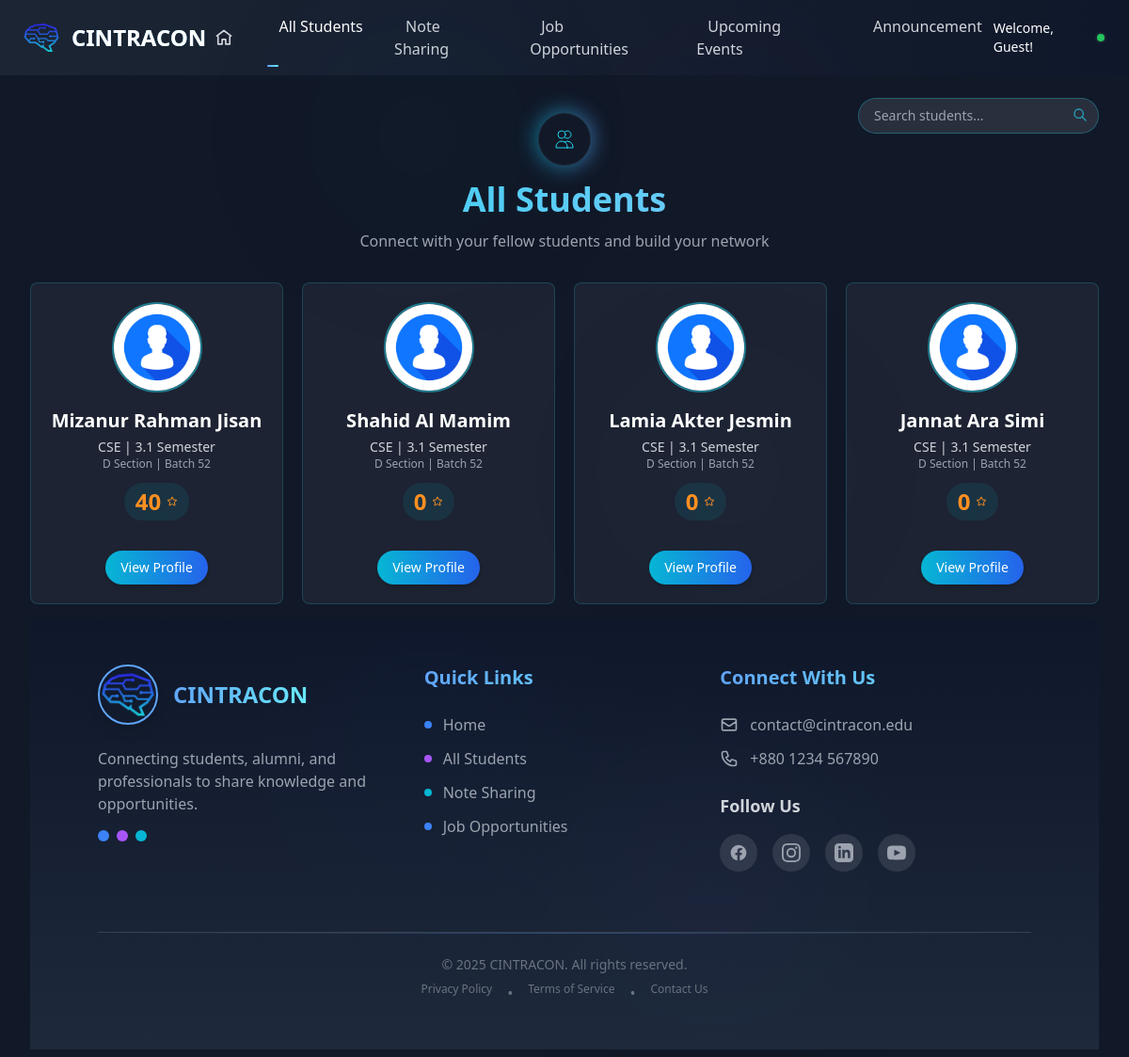
/allstudents/, run on an earlier commit of the app's database.
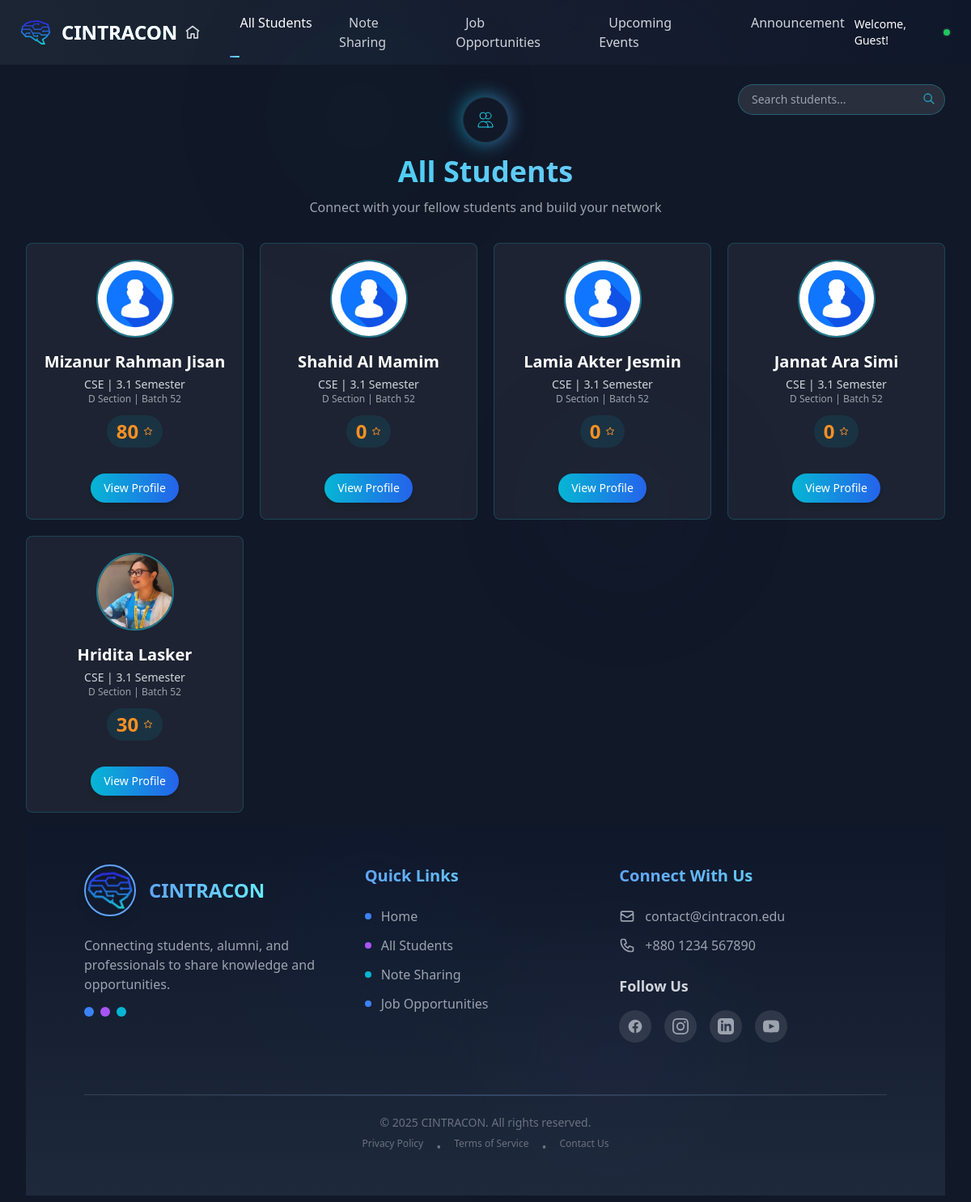
And on a later commit of the database.
### authentication/models.py (models this page shows, shortened)
class UserProfile(models.Model):
    DEPARTMENTS = (
        ('CSE','CSE'),
        ('EEE','EEE'),
        ('CIVIL','CIVIL'),
        ('PHARM','PHARM'),
        ('LLB','LLB'),
        ('ENGLISH','ENGLISH'),
        ('ARC','ARC'),
        ('BBA','BBA'),
    )
    SEMESTERS = (
        ('1.1','1.1'),
        ('1.2','1.2'),
        ('2.1','2.1'),
        ('2.2','2.2'),
        ('3.1','3.1'),
        ('3.2','3.2'),
        ('4.1','4.1'),
        ('4.2','4.2'),
        ('M.Sc','M.Sc'),
        ('MBA','MBA'),
        ('GRADUATE','GRADUATE'),
    )
    SECTIONS = (
        ('A','A'),
        ('B','B'),
        ('C','C'),
        ('D','D'),
        ('E','E'),
    )
    BLOOD_GROUPS = [
        ('A+', 'A+'),
        ('A-', 'A-'),
        ('B+', 'B+'),
        ('B-', 'B-'),
        ('AB+', 'AB+'),
        ('AB-', 'AB-'),
        ('O+', 'O+'),
        ('O-', 'O-'),
    ]
    user = models.OneToOneField(CustomUser, on_delete=models.CASCADE)
    department = models.CharField(max_length=100, choices=DEPARTMENTS)
    semester = models.CharField(max_length=10, choices=SEMESTERS)
    section = models.CharField(max_length=10, choices=SECTIONS)
    batch_no = models.CharField(max_length=20)
    phone_num = models.CharField(max_length=15)
    blood_grp = models.CharField(max_length=15, choices=BLOOD_GROUPS,null=True,blank=True)
    points = models.IntegerField(default=0)
    facebook_link = models.CharField(max_length=255)
    instagram_link = models.CharField(max_length=255)
    linkedin_link = models.CharField(max_length=255)
    profile_image = models.ImageField(upload_to='profiles/', default='images/default.jpg', null=True, blank=True)

class CustomUser(AbstractUser):
    username = None  # Remove the username field
    email = models.EmailField(unique=True)  # Make email unique
    full_name = models.CharField(max_length=255)
    USERNAME_FIELD = 'email'  # This tells Django to use email as the identifier
    REQUIRED_FIELDS = ['full_name']  # Email and full_name are required fields for creating a superuser
    objects = CustomUserManager() # For Custom User and admin Reg

### allstudents/views.py (the view, shortened to what this page needs)
# urls.py: path('', views.allStudents, name="allStudents"),
def allStudents(request):
    query = request.GET.get('q', '')
    students = UserProfile.objects.select_related('user').filter(
        user__is_superuser=False
    )
    if request.headers.get('HX-Request'):
        return render(request, 'AllStudents/student_grid.html', {
            'students': students,
            'query': query
        })
    return render(request, 'AllStudents/allStudentsPage.html', {
        'students': students,
        'query': query
    })

### templates/AllStudents/allStudentsPage.html (shortened to what this page needs)
{% extends "base.html" %}
{% load static %}
{% block content %}
<div class="bg-[#111827] text-white px-4 sm:px-6 lg:px-8 pt-6 pb-2 min-h-[calc(100vh-460px)] relative overflow-hidden">
  <div class="fixed inset-0 overflow-hidden opacity-20 z-0 pointer-events-none">
    <div class="absolute top-0 left-1/4 w-72 h-72 bg-cyan-900 rounded-full mix-blend-screen filter blur-3xl opacity-20 animate-float1"></div>
    <div class="absolute top-1/3 right-1/4 w-64 h-64 bg-blue-900 rounded-full mix-blend-screen filter blur-3xl opacity-20 animate-float2"></div>
    <div class="absolute bottom-0 left-1/2 w-80 h-80 bg-teal-900 rounded-full mix-blend-screen filter blur-3xl opacity-20 animate-float3"></div>
  </div>
  <div class="relative max-w-7xl mx-auto z-10">
    <div class="absolute top-0 right-0 z-20">
      <div class="relative">
          <input type="text"
                placeholder="Search students..."
                class="bg-white/10 backdrop-blur-sm border border-cyan-400/30 rounded-full py-2 px-4 pr-10 text-sm text-white focus:outline-none focus:ring-2 focus:ring-cyan-400/50 focus:border-cyan-400/50 transition-all duration-300 w-48 sm:w-64"
                hx-get="{% url 'search_students' %}"
                hx-trigger="keyup changed delay:500ms"
                hx-target=".students-grid"
                name="q">
          <div class="absolute right-3 top-2.5 text-cyan-400/70">
              <svg xmlns="http://www.w3.org/2000/svg" class="h-4 w-4" fill="none" viewBox="0 0 24 24" stroke="currentColor">
                  <path stroke-linecap="round" stroke-linejoin="round" stroke-width="2" d="M21 21l-6-6m2-5a7 7 0 11-14 0 7 7 0 0114 0z" />
              </svg>
          </div>
      </div>
    </div>
    <div class="text-center mb-8 pt-4">
      <div class="inline-flex items-center justify-center mb-4 relative">
        <div class="w-14 h-14 rounded-full bg-gray-900 flex items-center justify-center relative z-10 border border-gray-800">
          <svg xmlns="http://www.w3.org/2000/svg" class="h-6 w-6 text-cyan-400" fill="none" viewBox="0 0 24 24" stroke="currentColor">
            <path stroke-linecap="round" stroke-linejoin="round" d="M12 4.354a4 4 0 110 5.292M15 21H3v-1a6 6 0 0112 0v1zm0 0h6v-1a6 6 0 00-9-5.197M13 7a4 4 0 11-8 0 4 4 0 018 0z" />
          </svg>
        </div>
      </div>
      <h1 class="text-3xl sm:text-4xl font-bold mb-3 bg-clip-text text-transparent bg-gradient-to-r from-cyan-400 to-blue-300">
      </h1>
      <p class="text-gray-400 text-sm sm:text-base max-w-2xl mx-auto">
        Connect with your fellow students and build your network
      </p>
    </div>
  <div
  class="grid grid-cols-1 sm:grid-cols-2 md:grid-cols-3 lg:grid-cols-4 gap-5 pb-4 students-grid"
  >
    {% include 'AllStudents/student_grid.html' %}
  </div
  </div>
</div>
{% endblock %}

### templates/AllStudents/student_grid.html (shortened to what this page needs)
{% load static %}
    {% for student in students %}
    <div
      class="group relative bg-white/5 border border-cyan-400/20 rounded-lg p-5 transition-all duration-300 hover:-translate-y-1 hover:shadow-lg hover:shadow-cyan-500/20 hover:border-cyan-400/30"
    >
      <div class="relative z-10">
        <div
          class="relative mx-auto w-24 h-24 rounded-full border-2 border-cyan-400/50 group-hover:border-cyan-400 transition-all duration-300 overflow-hidden"
        >
          <img
            class="w-full h-full object-cover"
            src="{% if student.profile_image %}{{ student.profile_image.url }}{% else %}{% static 'images/default.jpg' %}{% endif %}"
            alt="{{ student.user.full_name }}"
          />
        </div>
        <div class="mt-4 text-center">
          <h2
            class="text-xl font-bold text-white group-hover:text-cyan-300 transition-colors duration-300"
          >
            {{ student.user.full_name }}
          </h2>
          <p class="text-sm text-gray-300 mt-1">
            {{ student.department }} | {{ student.semester }} Semester
          </p>
          <p class="text-xs text-gray-400">
            {{ student.section }} Section | Batch {{ student.batch_no }}
          </p>
          <div
            class="mt-3 inline-flex items-center px-3 py-1 rounded-full bg-cyan-500/10 text-[#ff9021] text-2xl font-bold"
          >
            <span class="mr-1.5">{{ student.points }}</span>
          </div>
        </div>
        <div class="mt-4 text-center">
          <a
            href="#"
            class="inline-block bg-gradient-to-r from-cyan-500 to-blue-600 text-white py-2 px-4 rounded-full text-sm shadow-md hover:shadow-lg hover:from-cyan-600 hover:to-blue-700 transition-all duration-300 transform hover:-translate-y-0.5"
          >
            View Profile
          </a>
        </div>
      </div>
    </div>
    {% empty %}
    <div class="col-span-full text-center py-10">
      <p class="text-gray-400">No students found</p>
    </div>
    {% endfor %}

What changed in the data, as far as the page shows it:
changed UserProfile "Mizanur Rahman Jisan": points "40" → "80"
added UserProfile: profile_image (picture), user.full_name "Hridita Lasker", department "CSE", semester "3.1", section "D", batch_no "52", points "30"
